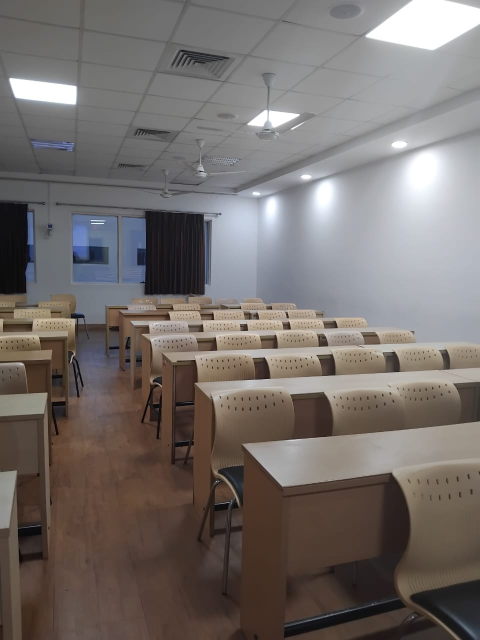
#> input picture data/gallery/10_image.jpeg, 960 x 1280 px (shown at 1/2 size); its folder holds only this picture in this run
$ python -i project_panaroma.py   (imports and definitions only)
#> lines starting #> are read from the running program, lines starting #| are printed output that depends on the picture
#> further down, picture is the input picture: shape (1280, 960, 3); mean B, G, R 107.4, 110.3, 117
import os
import re
import cv2
import numpy as np
import yaml
import matplotlib.pyplot as plt

class Stitcher():
    def __init__(self, initial_config_path = 'stitcher_config.yaml'):

        with open(initial_config_path, "r") as file:
            initial_config = yaml.safe_load(file)

        # General configuration
        self.input_dir = initial_config["input_dir"]
        self.output_dir = initial_config["output_dir"]
        self.feature_detector_algo = initial_config.get("feature_detector_algo", "SIFT")
        self.matcher_type = initial_config.get("matcher_type", "BF")
        self.plot = initial_config.get("plot", False)
        self.input_images = []

        # Hyperparameters
        self.ratio_test_threshold = initial_config.get("ratio_test_threshold", 0.5)
        self.ransac_threshold = initial_config.get("ransac_threshold", 5.0)

        # SIFT-specific parameters
        sift_config = initial_config.get("sift", {})
        self.sift_nfeatures = sift_config.get("nfeatures", 0)
        self.sift_nOctaveLayers = sift_config.get("nOctaveLayers", 3)
        self.sift_contrastThreshold = sift_config.get("contrastThreshold", 0.04)
        self.sift_edgeThreshold = sift_config.get("edgeThreshold", 10)
        self.sift_sigma = sift_config.get("sigma", 1.6)

        # ORB-specific parameters
        orb_config = initial_config.get("orb", {})
        self.orb_nfeatures = orb_config.get("nfeatures", 2000)
        self.orb_scaleFactor = orb_config.get("scaleFactor", 1.2)
        self.orb_nlevels = orb_config.get("nlevels", 8)
        self.orb_edgeThreshold = orb_config.get("edgeThreshold", 31)
        self.orb_firstLevel = orb_config.get("firstLevel", 0)
        self.orb_WTA_K = orb_config.get("WTA_K", 2)

        self.orb_scoreType = (cv2.ORB_HARRIS_SCORE
                              if orb_config.get("scoreType") == "ORB_HARRIS_SCORE"
                              else cv2.ORB_FAST_SCORE)

        self.orb_patchSize = orb_config.get("patchSize", 31)
        self.orb_fastThreshold = orb_config.get("fastThreshold", 20)

        # Matcher-specific parameters
        self.bf_config = initial_config.get("bf", {"norm_type": "NORM_L2", "crossCheck": False})
        self.flann_config = initial_config.get("flann", {"algorithm": 1, "trees": 5, "checks": 50})

    # [89 lines left out: functions read_input_dir, detect_keypoints_and_descriptors, plot_features, not called in this run]

    def sift_vs_orb(self, img, default=False):
#> called with default = False
        gray = cv2.cvtColor(img, cv2.COLOR_BGR2GRAY)
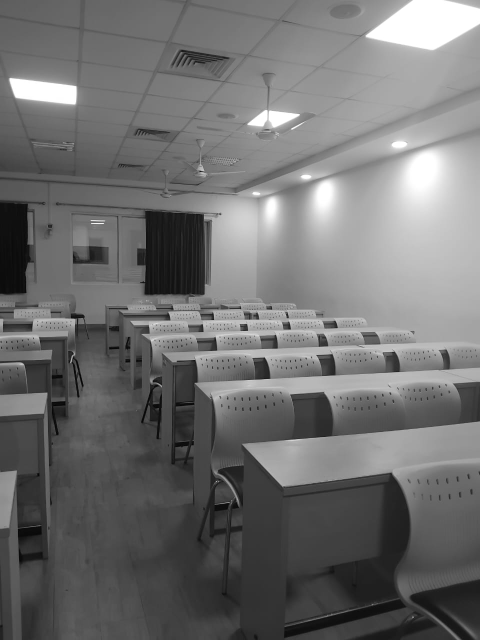
#> gray: shape (1280, 960) (shown at 1/2 size); min 0, max 255, mean 112
        # Initialize SIFT with current configuration
        sift = cv2.SIFT_create(
            nfeatures=self.sift_nfeatures,
            nOctaveLayers=self.sift_nOctaveLayers,
            contrastThreshold=self.sift_contrastThreshold,
            edgeThreshold=self.sift_edgeThreshold,
            sigma=self.sift_sigma
        )
        if default:
            sift = cv2.SIFT_create()

        # Detect SIFT keypoints and descriptors
        sift_keypoints, _ = sift.detectAndCompute(gray, None)
#> sift_keypoints = 971 keypoints; strongest (x, y, size): (489, 655, 9.7), (401, 342, 2.1), (50, 178, 36), (574, 652, 10.1)
        img_sift = cv2.drawKeypoints(img, sift_keypoints, None, flags=cv2.DRAW_MATCHES_FLAGS_DRAW_RICH_KEYPOINTS)
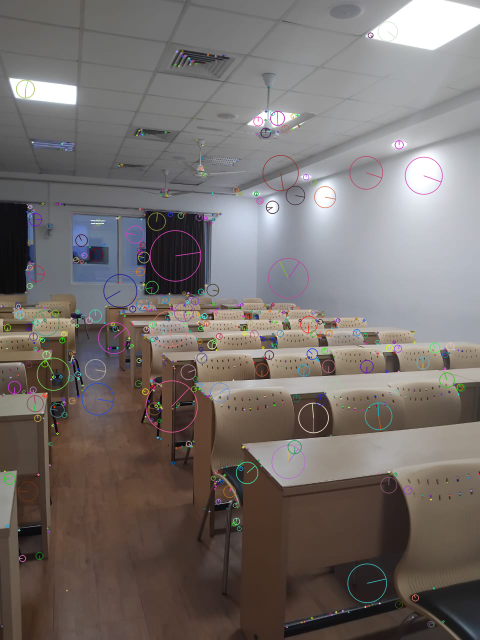
#> img_sift: shape (1280, 960, 3) (shown at 1/2 size); mean B, G, R 108, 110.7, 117.4

        # Initialize ORB with current configuration
        orb = cv2.ORB_create(
            nfeatures=self.orb_nfeatures,
            scaleFactor=self.orb_scaleFactor,
            nlevels=self.orb_nlevels,
            edgeThreshold=self.orb_edgeThreshold,
            firstLevel=self.orb_firstLevel,
            WTA_K=self.orb_WTA_K,
            scoreType=self.orb_scoreType,
            patchSize=self.orb_patchSize,
            fastThreshold=self.orb_fastThreshold
        )
        if default:
            orb = cv2.ORB_create()

        # Detect ORB keypoints and descriptors
        orb_keypoints, _ = orb.detectAndCompute(gray, None)
#> orb_keypoints = 2000 keypoints; strongest (x, y, size): (580, 657, 31), (492, 648, 31), (494, 660, 31), (427, 639, 31)
        img_orb = cv2.drawKeypoints(img, orb_keypoints, None, flags=cv2.DRAW_MATCHES_FLAGS_DRAW_RICH_KEYPOINTS)
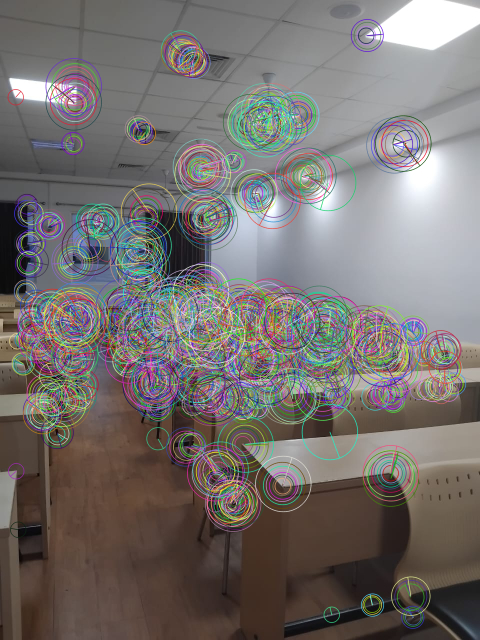
#> img_orb: shape (1280, 960, 3) (shown at 1/2 size); mean B, G, R 111.1, 113, 117.9

        # Plot side-by-side comparison
        plt.figure(figsize=(18, 12))
        plt.subplot(1, 2, 1)
        plt.imshow(cv2.cvtColor(img_sift, cv2.COLOR_BGR2RGB))
        plt.title("SIFT Keypoints")
        plt.axis('off')

        plt.subplot(1, 2, 2)
        plt.imshow(cv2.cvtColor(img_orb, cv2.COLOR_BGR2RGB))
        plt.title("ORB Keypoints")
        plt.axis('off')

        plt.show()
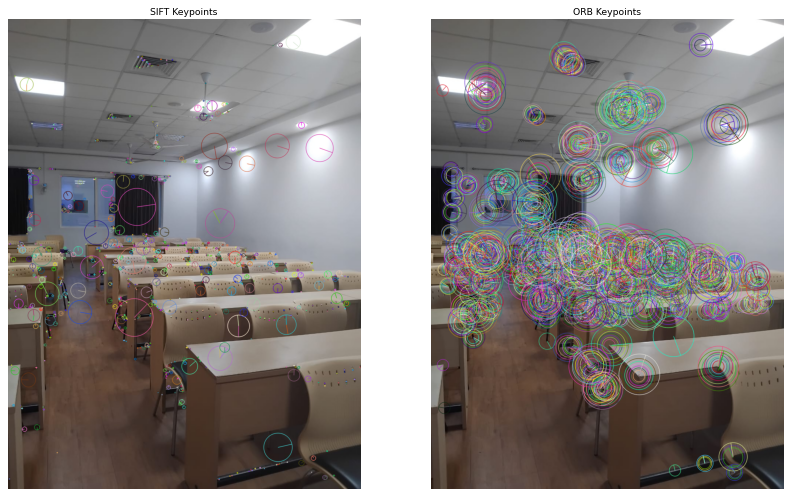
#> figure drawn by matplotlib, 2 panels

        print(f"Detected {len(sift_keypoints)} SIFT keypoints and {len(orb_keypoints)} ORB keypoints.")
#| Detected 971 SIFT keypoints and 2000 ORB keypoints.

    def sift_vs_orb_features(self, default=False):
        for i, img in enumerate(self.input_images):
            self.sift_vs_orb(img, default=default)

    # [65 lines left out: functions print_feature_detector_config, match_features, match_features_call, not called in this run]

    def ratio_test(self, matches):
        good_matches = [m for m, n in matches if m.distance < self.ratio_test_threshold * n.distance]
        return good_matches

    # [335 lines left out: functions ransac_homography, plot_matches, match_two_images, see_all_matches, warp_and_stitch, stitch_all_images and 6 more, not called in this run]

>>> import cv2
>>> picture = cv2.imread('data/gallery/10_image.jpeg')
>>> result = Stitcher().sift_vs_orb(picture)

$ run again, on data/gallery/11_image.jpeg
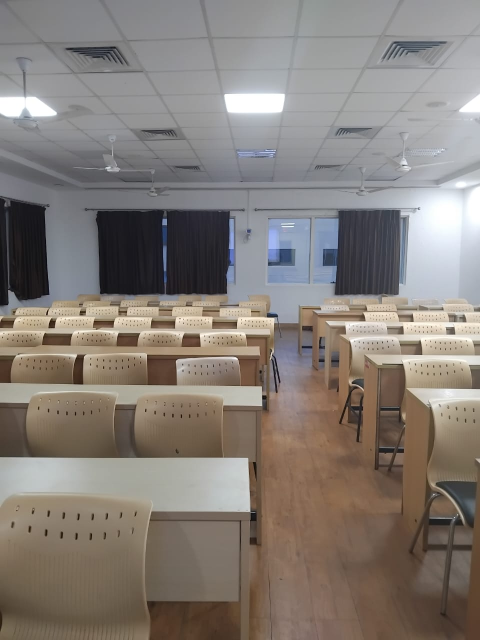
#> input picture data/gallery/11_image.jpeg, 960 x 1280 px (shown at 1/2 size)
#> picture is the input picture: shape (1280, 960, 3); mean B, G, R 119.7, 125.7, 133.3
#> in sift_vs_orb, `gray = cv2.cvtColor(img, cv2.COLOR_BGR2GRAY)`:
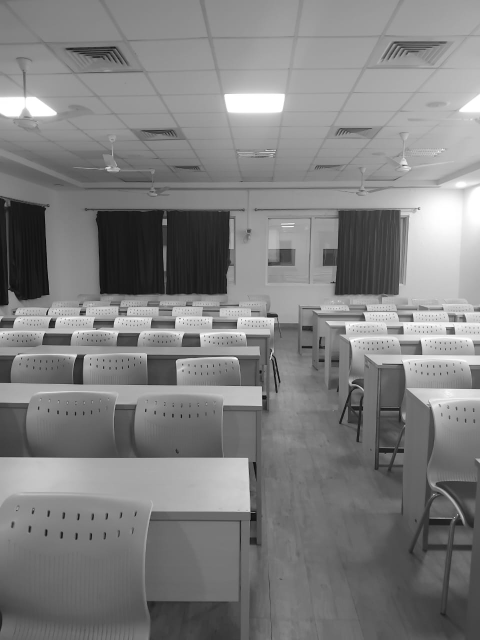
#> gray: shape (1280, 960) (shown at 1/2 size); min 1, max 255, mean 127.3
#> sift_keypoints = 1270 keypoints; strongest (x, y, size): (104, 647, 10.1), (94, 628, 2.4), (902, 662, 10.7), (165, 626, 8)
#> orb_keypoints = 2000 keypoints; strongest (x, y, size): (143, 668, 31), (526, 791, 31), (90, 667, 31), (804, 728, 31)
#> in sift_vs_orb, `plt.show()`:
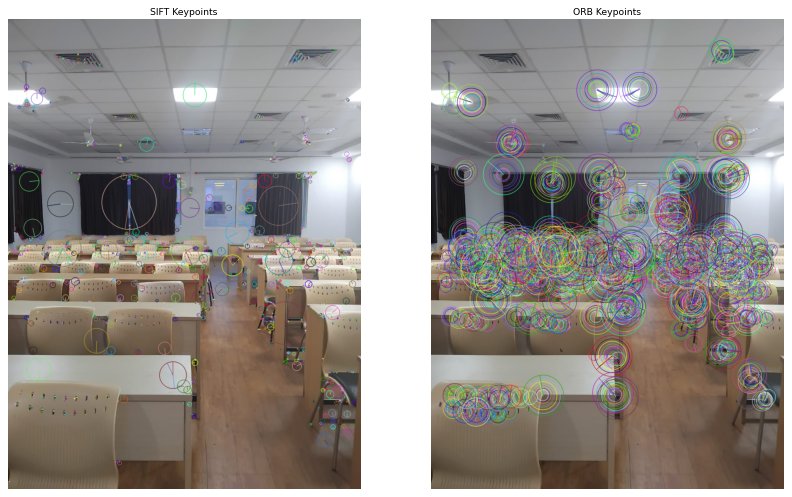
#> figure drawn by matplotlib, 2 panels
#| Detected 1270 SIFT keypoints and 2000 ORB keypoints.

$ run again, on data/gallery/12_image.jpeg
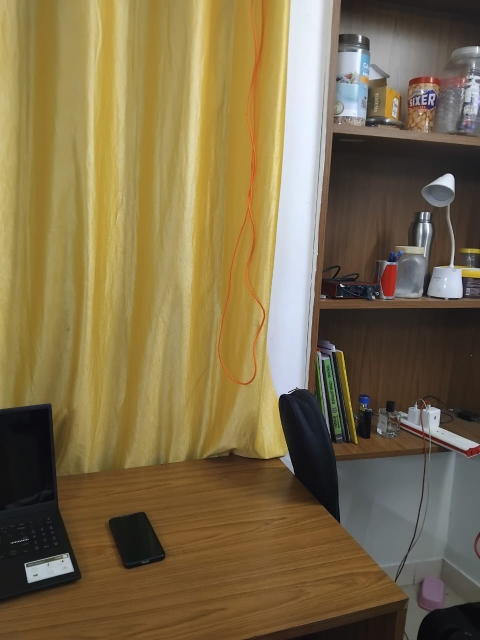
#> input picture data/gallery/12_image.jpeg, 960 x 1280 px (shown at 1/2 size)
#> picture is the input picture: shape (1280, 960, 3); mean B, G, R 74.2, 109.1, 125.7
#> in sift_vs_orb, `gray = cv2.cvtColor(img, cv2.COLOR_BGR2GRAY)`:
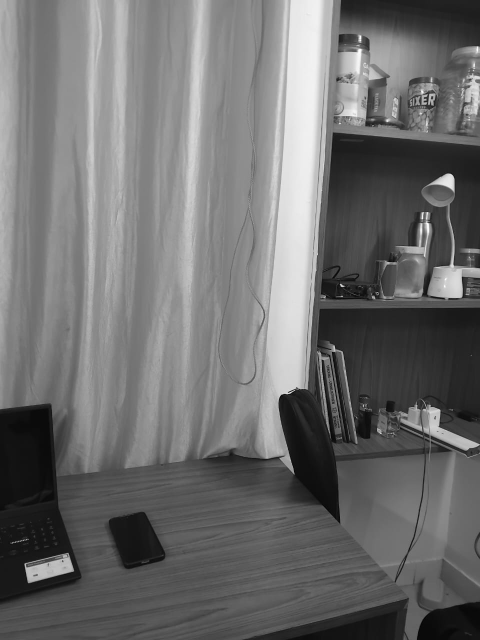
#> gray: shape (1280, 960) (shown at 1/2 size); min 0, max 255, mean 110.1
#> sift_keypoints = 1173 keypoints; strongest (x, y, size): (895, 362, 19.2), (683, 571, 3.9), (580, 785, 2.1), (761, 866, 1.9)
#> orb_keypoints = 2000 keypoints; strongest (x, y, size): (844, 437, 31), (684, 572, 37.2), (683, 573, 31), (681, 568, 31)
#> in sift_vs_orb, `plt.show()`:
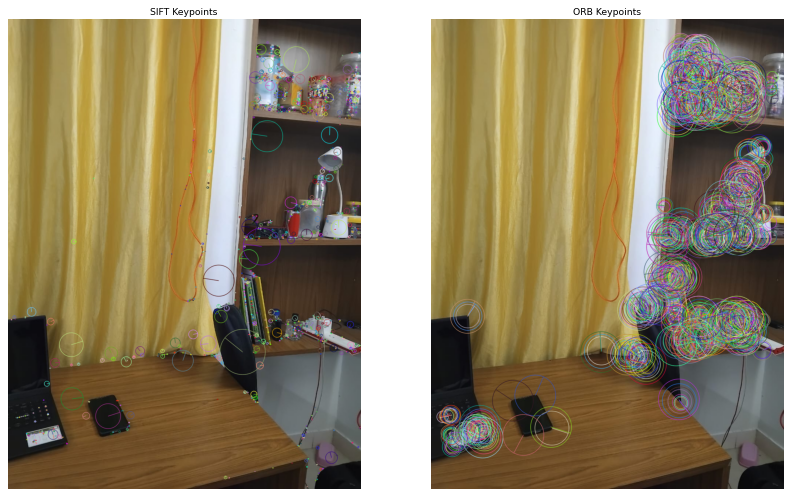
#> figure drawn by matplotlib, 2 panels
#| Detected 1173 SIFT keypoints and 2000 ORB keypoints.

$ run again, on data/gallery/13_image.jpeg
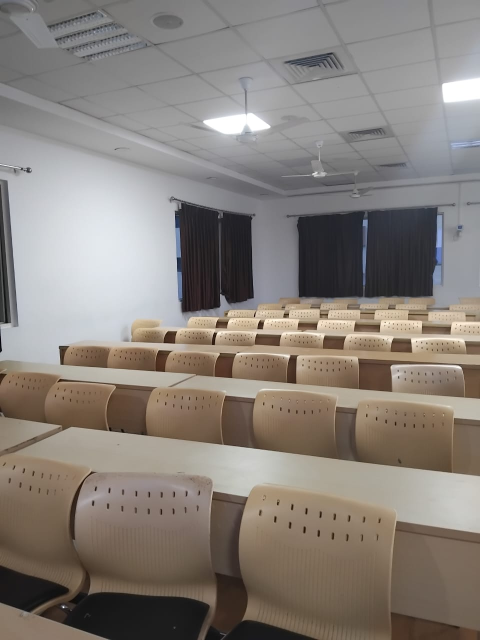
#> input picture data/gallery/13_image.jpeg, 960 x 1280 px (shown at 1/2 size)
#> picture is the input picture: shape (1280, 960, 3); mean B, G, R 121.6, 127.8, 135
#> in sift_vs_orb, `gray = cv2.cvtColor(img, cv2.COLOR_BGR2GRAY)`:
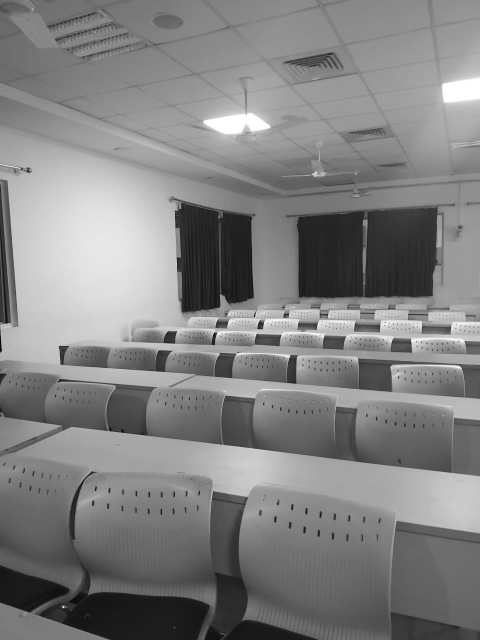
#> gray: shape (1280, 960) (shown at 1/2 size); min 1, max 255, mean 129.2
#> sift_keypoints = 1391 keypoints; strongest (x, y, size): (127, 1214, 2.5), (509, 632, 2), (521, 650, 9.2), (430, 669, 5)
#> orb_keypoints = 2000 keypoints; strongest (x, y, size): (126, 1215, 31), (126, 1214, 37.2), (432, 667, 37.2), (514, 668, 31)
#> in sift_vs_orb, `plt.show()`:
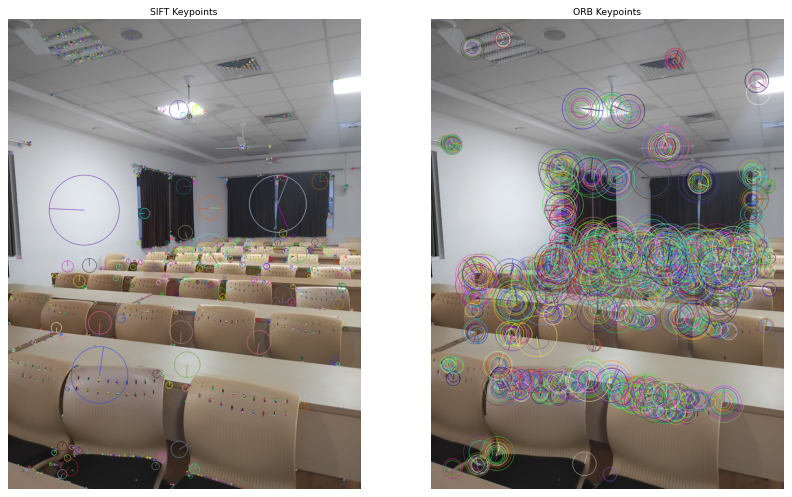
#> figure drawn by matplotlib, 2 panels
#| Detected 1391 SIFT keypoints and 2000 ORB keypoints.
